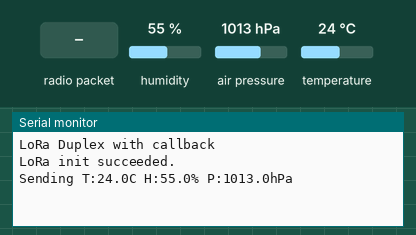
Simulated run of this program. Board: ESP32-S3. On the bench: the last lines printed to the serial monitor. The test bench sets the inputs (shaded band); at power-on: humidity 55 %, air pressure 1013 hPa, temperature 24 °C. Random numbers use the default seed unless the program sets one; no radio packets arrive unless stated.

Above: at 2.2 s.
2.3 s: radio packet "1" arrives
At 2.9 s:
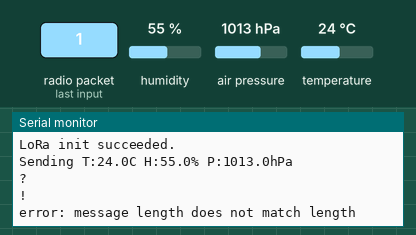
3.8 s: humidity set to 22 %
At 4.9 s:
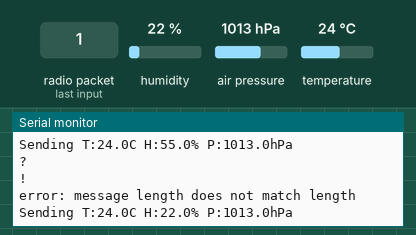
5.3 s: air pressure set to 952 hPa
At 6.7 s:
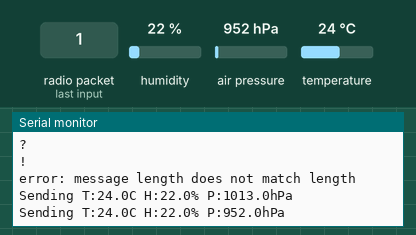
6.8 s: temperature set to 12 °C
At 8.2 s:
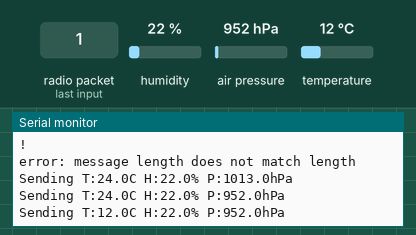

The program:

main.cpp
```cpp
#include <Arduino.h>
#include <Wire.h>
#include <Adafruit_Sensor.h>
#include <Adafruit_BME280.h>
#include <SPI.h>
#include <LoRa.h>

#include "loraHelper.h"

#define NSS  10
#define RST  4
#define DIO0 5

Adafruit_BME280 bme;

String outgoing;              // outgoing message
byte msgCount = 0;            // count of outgoing messages
byte localAddress = 0xBA;     // address of this device
byte destination = 0xFF;      // destination to send to
long lastSendTime = 0;        // last send time
int interval = 2000;          // interval between sends

void setup() {
  Serial.begin(115200);
  delay(1000);

  bool status = bme.begin(0x76);

  if (!status) {
    Serial.println("BME280 not found!");
    while (1);
  }

  Serial.println("LoRa Duplex with callback");

  // override the default CS, reset, and IRQ pins
  LoRa.setPins(NSS, RST, DIO0);// set CS, reset, IRQ pin

  if (!LoRa.begin(433E6)) {             // initialize ratio at 433 MHz
    Serial.println("LoRa init failed. Check your connections.");
    while (true);                       // if failed, do nothing
  }

  setDeviceAddress(localAddress);

  LoRa.onReceive(onStringReceive);
  LoRa.receive();
  Serial.println("LoRa init succeeded.");
}

void loop() {
  if (millis() - lastSendTime > interval) {
    float temperature = bme.readTemperature();
    float humidity = bme.readHumidity();
    float pressure = bme.readPressure() / 100.0F; // hPa

    String message = "T:" + String(temperature, 1) + "C "
                     + "H:" + String(humidity, 1) + "% "
                     + "P:" + String(pressure, 1) + "hPa";

    sendString(message, &msgCount, localAddress, destination);
    Serial.println("Sending " + message);
    lastSendTime = millis();            // timestamp the message
    interval = random(2000) + 1000;     // 2-3 seconds
    LoRa.receive();                     // go back into receive mode
  }
}
```

loraHelper.h
```cpp
#pragma once
/*
* Helper functions for LoRa functionality.
*/


void setDeviceAddress(byte address);

void sendString(
    String outgoing,      /* outgoing message*/
    byte* msgCount,        /* count of outgoing messages */
    byte localAddress,    /* address of this device */
    byte destination      /* destination to send to */
);

void onStringReceive(int packetSize);
```

loraHelper.cpp
```cpp
/*
* Defitions for loraHelper.h
*/

#include <Arduino.h>
#include <SPI.h>
#include <LoRa.h>

byte deviceAddress;

void setDeviceAddress(byte address){
  deviceAddress = address;
}

void sendString(
    String outgoing,      /* outgoing message*/
    byte* msgCount,       /* count of outgoing messages */
    byte localAddress,    /* address of this device */
    byte destination      /* destination to send to */
) {
  LoRa.beginPacket();                   // start packet
  LoRa.write(destination);              // add destination address
  LoRa.write(localAddress);             // add sender address
  LoRa.write(*msgCount);                // add message ID
  LoRa.write(outgoing.length());        // add payload length
  LoRa.print(outgoing);                 // add payload
  LoRa.endPacket();                     // finish packet and send it
  *msgCount++;                          // increment message ID
}

void onStringReceive(int packetSize) {
  Serial.println("?");
  if (packetSize == 0) return;          // if there's no packet, return
  Serial.println("!");

  // read packet header bytes:
  int recipient = LoRa.read();          // recipient address
  byte sender = LoRa.read();            // sender address
  byte incomingMsgId = LoRa.read();     // incoming msg ID
  byte incomingLength = LoRa.read();    // incoming msg length

  String incoming = "";                 // payload of packet

  while (LoRa.available()) {            // can't use readString() in callback, so
    incoming += (char)LoRa.read();      // add bytes one by one
  }

  if (incomingLength != incoming.length()) {   // check length for error
    Serial.println("error: message length does not match length");
    return;                             // skip rest of function
  }

  // if the recipient isn't this device or broadcast,
  if (recipient != deviceAddress && recipient != 0xFF) {
    Serial.println("This message is not for me.");
    return;                             // skip rest of function
  }

  // if message is for this device, or broadcast, print details:
  Serial.println("Received from: 0x" + String(sender, HEX));
  Serial.println("Sent to: 0x" + String(recipient, HEX));
  Serial.println("Message ID: " + String(incomingMsgId));
  Serial.println("Message length: " + String(incomingLength));
  Serial.println("Message: " + incoming);
  Serial.println("RSSI: " + String(LoRa.packetRssi()));
  //Serial.println("Snr: " + String(LoRa.packetSnr())); //causes a crash on esp32.
  Serial.println();
}
```

Measured:
- after the input at 2.3 s, the serial monitor: prints a new line at once (image 1)
- after the input at 3.8 s, the serial monitor: prints a new line after 0.14 s (image 2)
- after the input at 5.3 s, the serial monitor: prints a new line after 0.95 s (image 3)
- after the input at 6.8 s, the serial monitor: prints a new line after 0.59 s (image 4)
